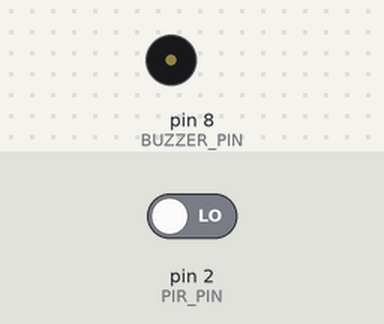
A sketch run on a simulated Arduino Uno, built with avr-gcc and run on an emulated ATmega328P. On the bench: buzzer (waves = sounding). The test bench sets the inputs (shaded band); at power-on: pin 2 (PIR_PIN) LOW.

Above: at 1.2 s.
1.3 s: pin 2 (PIR_PIN) driven HIGH
At 2.6 s:
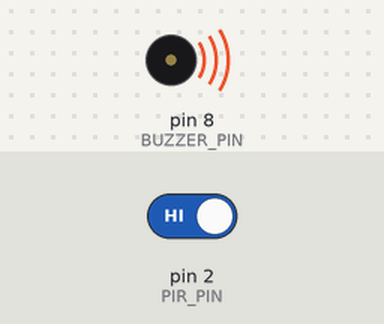
Timing chart, 0 to 4.3 s (numbered marks = the images above; inputs shaded):
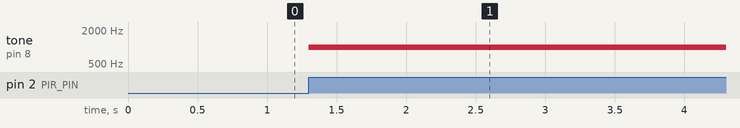

Measured:
- after the input at 1.3 s, tone on pin 8 (BUZZER_PIN): silent → 1000 Hz at once

The sketch:

Q18_Motion_Based_Security_Alarm.ino
```cpp
/*
  Q18 - Motion Based Security Alarm

  Problem:
    A PIR sensor detects motion. When motion is detected a buzzer must
    sound for 5 seconds and then switch off.

  Components:
    - Arduino UNO R3
    - 1 x PIR sensor
    - 1 x piezo buzzer

  Pin mapping:
    PIR:    Signal -> D2, Power -> 5V, Ground -> GND
    Buzzer: positive (+) -> D8, negative -> GND

  Expected behaviour:
    Motion (PIR HIGH) -> buzzer ON for 5 s, then OFF
    No motion         -> buzzer OFF

  Assumptions:
    If motion is still present after the 5 s, the alarm sounds again.
*/

const int PIR_PIN    = 2;
const int BUZZER_PIN = 8;

const unsigned int  BUZZER_FREQ_HZ = 1000;
const unsigned long ALARM_TIME_MS  = 5000;

void setup() {
  pinMode(PIR_PIN, INPUT);
  pinMode(BUZZER_PIN, OUTPUT);
}

void loop() {
  if (digitalRead(PIR_PIN) == HIGH) {   // HIGH = motion
    tone(BUZZER_PIN, BUZZER_FREQ_HZ);
    delay(ALARM_TIME_MS);
    noTone(BUZZER_PIN);
  } else {
    noTone(BUZZER_PIN);
  }
}
```
